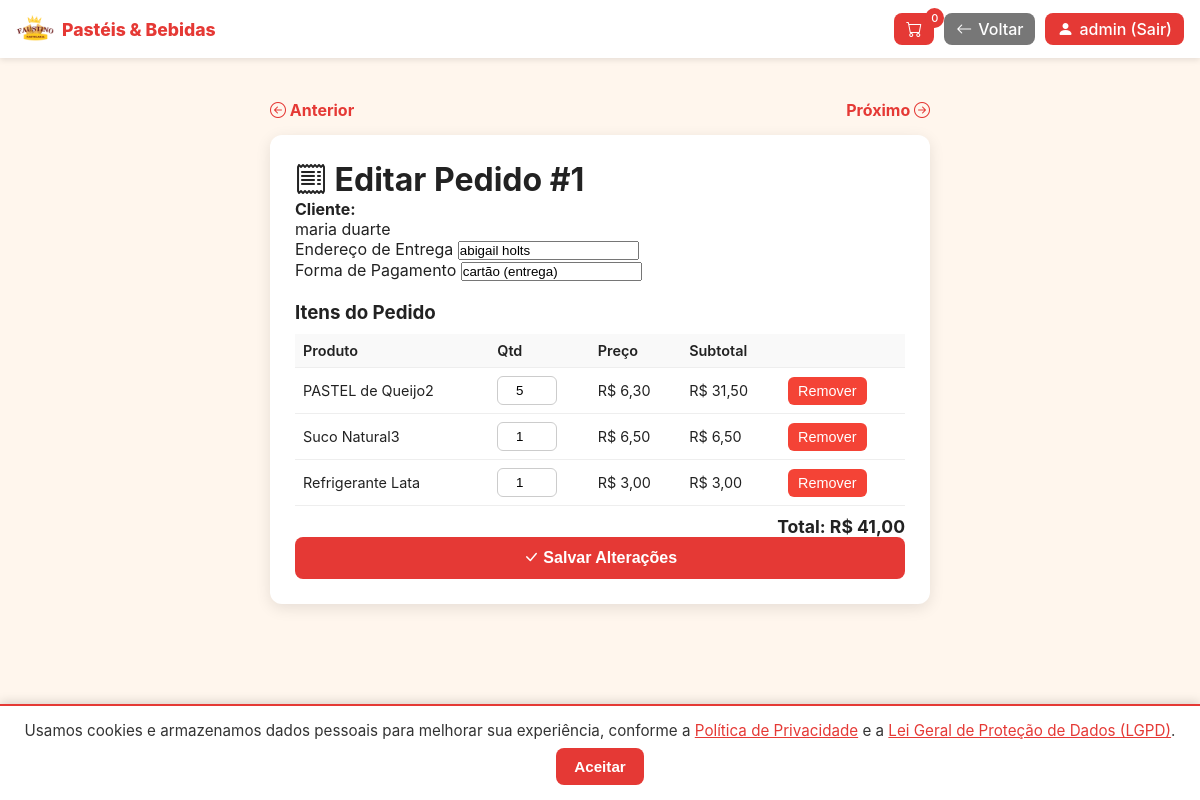
Page /alterarPedidos.php?id=1 (signed in) on the committed database.
### tables this page shows
CREATE TABLE `orders` (
  `id` int(11) NOT NULL,
  `client_id` int(11) DEFAULT NULL,
  `total` decimal(10,2) NOT NULL,
  `payment_method` varchar(50) DEFAULT NULL,
  `address` varchar(255) DEFAULT NULL,
  `created_at` timestamp NULL DEFAULT current_timestamp()
);

CREATE TABLE `users` (
  `id` int(11) NOT NULL,
  `username` varchar(100) NOT NULL,
  `password` varchar(255) NOT NULL,
  `fullname` varchar(150) NOT NULL,
  `role` varchar(50) NOT NULL
);

CREATE TABLE `clients` (
  `id` int(11) NOT NULL,
  `phone` varchar(30) NOT NULL,
  `user_id` int(150) DEFAULT NULL,
  `address_c` varchar(255) DEFAULT NULL,
  `number_address` int(11) NOT NULL,
  `email` varchar(150) NOT NULL,
  `created_at` timestamp NULL DEFAULT current_timestamp()
);

CREATE TABLE `order_items` (
  `id` int(11) NOT NULL,
  `order_id` int(11) NOT NULL,
  `product_id` int(11) NOT NULL,
  `qty` int(11) NOT NULL,
  `price` decimal(10,2) NOT NULL
);

CREATE TABLE `products` (
  `id` int(11) NOT NULL,
  `name` varchar(150) NOT NULL,
  `description` text DEFAULT NULL,
  `price` double NOT NULL,
  `price_promo` decimal(10,2) DEFAULT NULL,
  `image` varchar(255) DEFAULT NULL,
  `active` tinyint(1) DEFAULT 1,
  `category_id` int(11) DEFAULT NULL,
  `created_at` datetime DEFAULT current_timestamp()
);

### public/alterarPedidos.php (the view, shortened to what this page needs)
<?php
$pdo = Database::connect();
$orderId = isset($_GET['id']) ? (int)$_GET['id'] : 0;
$stmt = $pdo->prepare("
    SELECT o.*, c.phone, c.address_c, u.fullname AS client_name
    FROM orders o
    LEFT JOIN clients c ON c.id = o.client_id
    LEFT JOIN users u ON u.id = c.user_id
    WHERE o.id = ?
");
$stmt->execute([$orderId]);
$order = $stmt->fetch(PDO::FETCH_ASSOC);
$stmtItems = $pdo->prepare("
    SELECT oi.*, p.name AS product_name
    FROM order_items oi
    LEFT JOIN products p ON p.id = oi.product_id
    WHERE oi.order_id = ?
");
$stmtItems->execute([$orderId]);
$items = $stmtItems->fetchAll(PDO::FETCH_ASSOC);
?>
<!DOCTYPE html>
<html lang="pt-BR">
<head>
<link rel="stylesheet" href="../css/style.css">
<link rel="stylesheet" href="https://cdn.jsdelivr.net/npm/bootstrap-icons@1.11.3/font/bootstrap-icons.css">
</head>
<body>
<?php include 'header.php'; ?>
<main>
  <div class="nav-buttons">
    <a href="alterarPedidos.php?id=<?= max($orderId - 1, 1) ?>"><i class="bi bi-arrow-left-circle"></i> Anterior</a>
    <a href="alterarPedidos.php?id=<?= $orderId + 1 ?>">Próximo <i class="bi bi-arrow-right-circle"></i></a>
  </div>
  <div class="form-container">
    <h1 class="form-title"><i class="bi bi-receipt"></i> Editar Pedido #<?= $orderId ?></h1>
    <form id="editOrderForm">
      <div class="form-group">
        <label><strong>Cliente:</strong></label>
        <p><?= htmlspecialchars($order['client_name'] ?? 'Não informado') ?></p>
      </div>
      <div class="form-group">
        <label for="address">Endereço de Entrega</label>
        <input type="text" id="address" name="address" value="<?= htmlspecialchars($order['address_c'] ?? $order['address']) ?>" required>
      </div>
      <div class="form-group">
        <label for="payment_method">Forma de Pagamento</label>
        <input type="text" id="payment_method" name="payment_method" value="<?= htmlspecialchars($order['payment_method']) ?>" required>
      </div>
      <h3 style="margin-top:20px;">Itens do Pedido</h3>
      <table id="itemsTable">
        <thead>
          <tr><th>Produto</th><th>Qtd</th><th>Preço</th><th>Subtotal</th><th></th></tr>
        </thead>
        <tbody>
          <?php foreach ($items as $item): ?>
          <tr data-id="<?= $item['id'] ?>">
            <td data-label="Produto"><?= htmlspecialchars($item['product_name']) ?></td>
            <td data-label="Qtd"><input type="number" min="1" class="qty-input" value="<?= $item['qty'] ?>"></td>
            <td data-label="Preço" class="price" data-value="<?= $item['price'] ?>">R$ <?= number_format($item['price'], 2, ',', '.') ?></td>
            <td data-label="Subtotal" class="subtotal">R$ <?= number_format($item['qty'] * $item['price'], 2, ',', '.') ?></td>
            <td data-label="Remover"><button type="button" class="btn-remove">Remover</button></td>
          </tr>
          <?php endforeach; ?>
        </tbody>
      </table>
      <div class="total">Total: R$ <span id="totalValue">0,00</span></div>
      <button type="submit" class="btn-submit"><i class="bi bi-check-lg"></i> Salvar Alterações</button>
    </form>
  </div>
</main>
<?php include 'footer.php'; ?>
</body>
</html>

### public/header.php (shortened to what this page needs)
    <?php
    $current_page = basename($_SERVER['PHP_SELF']);
    $current_uri = $_SERVER['REQUEST_URI'];
    $is_cart_page = ($current_page === 'carrinho.php');
    $is_request_page = ($current_page === 'pedidos.php');
$is_promo_page = (strpos($current_uri, 'promo=1') !== false);
    $is_painel_page = ($current_page === 'painel.php');
    ?>
    <header class="top-bar">
        <div class="top-row">
            <div class="logo">
                <img src="../imgs/logo.png" alt="Logo">
                <span class="brand">Pastéis & Bebidas</span>
            </div>
            <div class="actions">
                <a href="carrinho.php" class="btn cart-btn" id="desktop-only">
                    <i class="bi bi-cart"></i>
                    <span class="cart-count">0</span>
                </a>
                <?php if (isset($_SESSION['user']) && $_SESSION['user']['role'] === 'admin' && $current_page === 'alterarProduto.php' ||$current_page === 'alterarUsuario.php' || $current_page === 'alterarPedidos.php' || $current_page === 'cadastroCliente.php' || $current_page === 'cadastroProduto.php' ): ?>
                    <a href="painel.php" class="btn" style="background:#777;">
                        <i class="bi bi-arrow-left"></i> Voltar
                    </a>
                      <?php endif; ?>
                <?php if ($is_cart_page || $is_request_page || $is_promo_page || $is_painel_page): ?>
                    <a href="index.php" class="btn" style="background:#777;">
                        <i class="bi bi-arrow-left"></i> Voltar
                    </a>
                <?php else: ?>
                    <?php if (!isset($_SESSION['user']) ): ?>
                        <a href="login.php" class="btn"><i class="bi bi-person-circle"></i> Login</a>
                    <?php else: ?>
                        <a href="logout.php" class="btn">
                            <i class="bi bi-person-fill"></i> <?= htmlspecialchars($_SESSION['user']['username']) ?> (Sair)
                        </a>
                    <?php endif; ?>
                <?php endif; ?>
            </div>
        </div>
    </header>

### public/footer.php (shortened to what this page needs)
<div id="lgpd-consent" class="lgpd-banner">
  <div class="lgpd-content">
    <p>
      Usamos cookies e armazenamos dados pessoais para melhorar sua experiência,
      conforme a <a href="politica_privacidade.php" target="_blank">Política de Privacidade</a>
      e a <a href="termos_uso.php" target="_blank">Lei Geral de Proteção de Dados (LGPD)</a>.
    </p>
    <div class="lgpd-buttons">
      <button id="btnAceitarLGPD">Aceitar</button>
    </div>
  </div>
</div>

### public/css/style.css (style rules this page uses)
:root { --bg: #fff7f0; --accent: #e53935; --muted: #666; --card: #ffffff; --shadow: 0 6px 18px rgba(0,0,0,0.08); --radius: 14px; }
* { box-sizing: border-box; margin: 0; padding: 0; }
html, body { height: 100%; }
body { font-family: -apple-system, BlinkMacSystemFont, "Segoe UI", Roboto, Arial, sans-serif; background: #fff6ed; color: #222; -webkit-font-smoothing: antialiased; -moz-osx-font-smoothing: grayscale; }
a { text-decoration: none; color: inherit; }
.btn { background: var(--accent); color: #fff; border: none; border-radius: 8px; padding: 6px 12px; cursor: pointer; font-weight: 500; text-decoration: none; display: inline-flex; align-items: center; gap: 6px; transition: transform 0.15s ease; }
.top-bar { position: fixed; top: 0; left: 0; width: 100%; background: #fff; box-shadow: 0 2px 6px rgba(0,0,0,0.1); padding: 10px 16px; z-index: 999; display: flex; flex-direction: column; gap: 8px; }
.top-row { display: flex; align-items: center; justify-content: space-between; }
.logo { display: flex; align-items: center; gap: 8px; }
.logo img { height: 38px; }
.brand { font-weight: 800; color: var(--accent); font-size: 1.1rem; }
.actions { display: flex; align-items: center; gap: 10px; }
.actions .cart-btn { position: relative; }
.cart-count { background: var(--accent); color: #fff; font-size: 11px; border-radius: 50%; padding: 3px 6px; position: absolute; top: -5px; right: -10px; }
main { padding-top: 40px; padding-bottom: 70px; }
@media (min-width: 800px) { main { padding-top: 60px; } }
.top-row:has(#desktop-only:empty) { justify-content: space-between; }
.top-row:has(#desktop-only:empty) .actions { margin-left: auto; }

### public/alterarPedidos.php (style rules this page uses)
main { max-width: 700px; margin: 0 auto; padding: 100px 20px 120px; }
.form-container { background: #fff; border-radius: 12px; box-shadow: 0 4px 15px rgba(0,0,0,0.1); padding: 25px; }
.nav-buttons { display: flex; justify-content: space-between; align-items: center; margin-bottom: 15px; }
.nav-buttons a { color: var(--accent); font-weight: bold; text-decoration: none; }
table { width: 100%; border-collapse: collapse; margin-top: 10px; }
th, td { padding: 8px; border-bottom: 1px solid #eee; text-align: left; font-size: 0.9rem; vertical-align: middle; }
th { background: #f9f9f9; font-weight: 600; }
.qty-input { width: 60px; text-align: center; border: 1px solid #ccc; border-radius: 6px; padding: 6px; }
.btn-remove { background: #f44336; color: #fff; border: none; border-radius: 6px; padding: 6px 10px; cursor: pointer; font-size: 0.9rem; }
.total { text-align: right; font-size: 1.1rem; margin-top: 10px; font-weight: bold; }
.btn-submit { background: #e53935; color: #fff; font-weight: 600; border: none; border-radius: 8px; padding: 12px; cursor: pointer; font-size: 1rem; width: 100%; }

### public/footer.php (style rules this page uses)
.lgpd-banner { position: fixed; bottom: 0; left: 0; width: 100%; background: #fff; border-top: 2px solid #e53935; box-shadow: 0 -2px 10px rgba(0,0,0,0.15); padding: 15px 20px; display: none; z-index: 99999; }
.lgpd-content { display: flex; flex-direction: column; gap: 8px; align-items: center; justify-content: center; text-align: center; }
.lgpd-content p { font-size: 0.95rem; color: #333; margin: 0; }
.lgpd-content a { color: #e53935; text-decoration: underline; }
.lgpd-buttons button { background: #e53935; color: #fff; border: none; border-radius: 8px; padding: 10px 18px; cursor: pointer; font-weight: 600; font-size: 0.95rem; transition: background 0.2s; }

### rows in the picture
orders: users.fullname "maria duarte", address "abigail holts", payment_method "cartão (entrega)"
order_items: product.name "PASTEL de Queijo2", qty "5", price "6,30"
order_items: product.name "Suco Natural3", qty "1", price "6,50"
order_items: product.name "Refrigerante Lata", qty "1", price "3,00"

### other values in the picture
$_SESSION['user']['username'] "admin"
$orderId "1"
